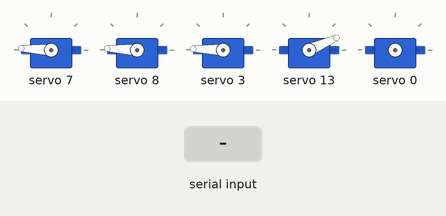
Simulated run of this sketch. Board: Arduino Uno, built with avr-gcc and run on an emulated ATmega328P. On the bench: 5 × servo. The inputs (shaded band) are chosen by the test bench. What the sketch prints to the serial monitor is not drawn.

Above: at 0.3 s.
At 9.7 s:
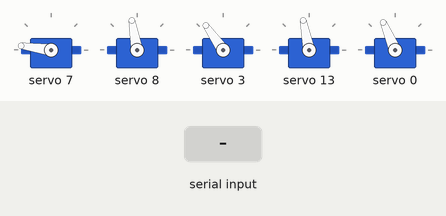
9.8 s: "1" received over Serial
At 16.9 s:
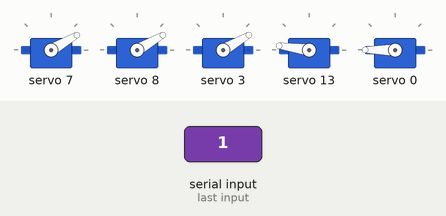
Timing chart, 0 to 24.8 s (numbered marks = the images above; inputs shaded):
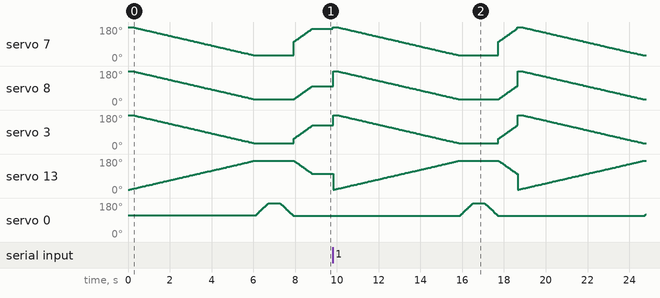

The sketch:

prueba.ino
```cpp
#include <Wire.h>
#include <Adafruit_PWMServoDriver.h>

Adafruit_PWMServoDriver board = Adafruit_PWMServoDriver(0x40);
#define SERVOMIN 125                   // this is the 'minimum' pulse length count (out of 4096)
#define SERVOMAX 575                   // this is the 'maximum' pulse length count (out of 4096)
#define USMIN 600                      // This is the rounded 'minimum' microsecond length based on the minimum pulse of 150
#define USMAX 2400                     // This is the rounded 'maximum' microsecond length based on the maximum pulse of 600
int id_servo[] = { 7, 8, 3, 13, 0 };  //0=dedos;2= Pulgar;4= Medio;10=indice
int mov1[] = { 150, 150, 150, 160, 150 };
int mov2[] = { 50, 50, 50, 60, 50 };
//Nota: Pulgar giro = 90 a 0 grados
void setup() {
  // put your setup code here, to run once:
  // called this way, it uses the default address 0x40
  Serial.begin(115200);
  board.begin();
  board.setPWMFreq(50);
}

void loop() {
  openHand(id_servo);
  // put your main code here, to run repeatedly:
    for (int angle = 180; angle >= 90; angle--) {

    board.setPWM(id_servo[4], 0, angleToPulse(angle));

    delay(10);
  }

  for (int angle = 40; angle <= 100; angle++) {

        board.setPWM(id_servo[3], 0, angleToPulse(180 - angle));

        board.setPWM(id_servo[0], 0, angleToPulse(angle + 40));


        if (angle < 100) {
          board.setPWM(id_servo[1], 0, angleToPulse(angle - 20));

      }
        board.setPWM(id_servo[2], 0, angleToPulse(angle));

      delay(10);

  }


  while (Serial.available() == 0)
    ;
}


int angleToPulse(int ang) {
  int pulse = map(ang, 0, 180, SERVOMIN, SERVOMAX);  // map angle of 0 to 180 to Servo min and Servo max
  Serial.print("Angle: ");
  Serial.print(ang);
  Serial.print(" pulse: ");
  Serial.println(pulse);
  return pulse;
}

void openHand(int id_servo[]) {


  for (int angle = 170; angle >= 40; angle--) {
    for (int i = 0; i <= 3; i++) {
      if (i == 0) {
        board.setPWM(id_servo[i], 0, angleToPulse(angle));
      }
      if (i == 3) {
        board.setPWM(id_servo[i], 0, angleToPulse(180 - angle));
      } else {
        board.setPWM(id_servo[i], 0, angleToPulse(angle - 20));
      }
      delay(10);
    }
  }
  for (int angle = 90; angle <= 160; angle++) {

    board.setPWM(id_servo[4], 0, angleToPulse(angle));

    delay(10);
  }
}
```
